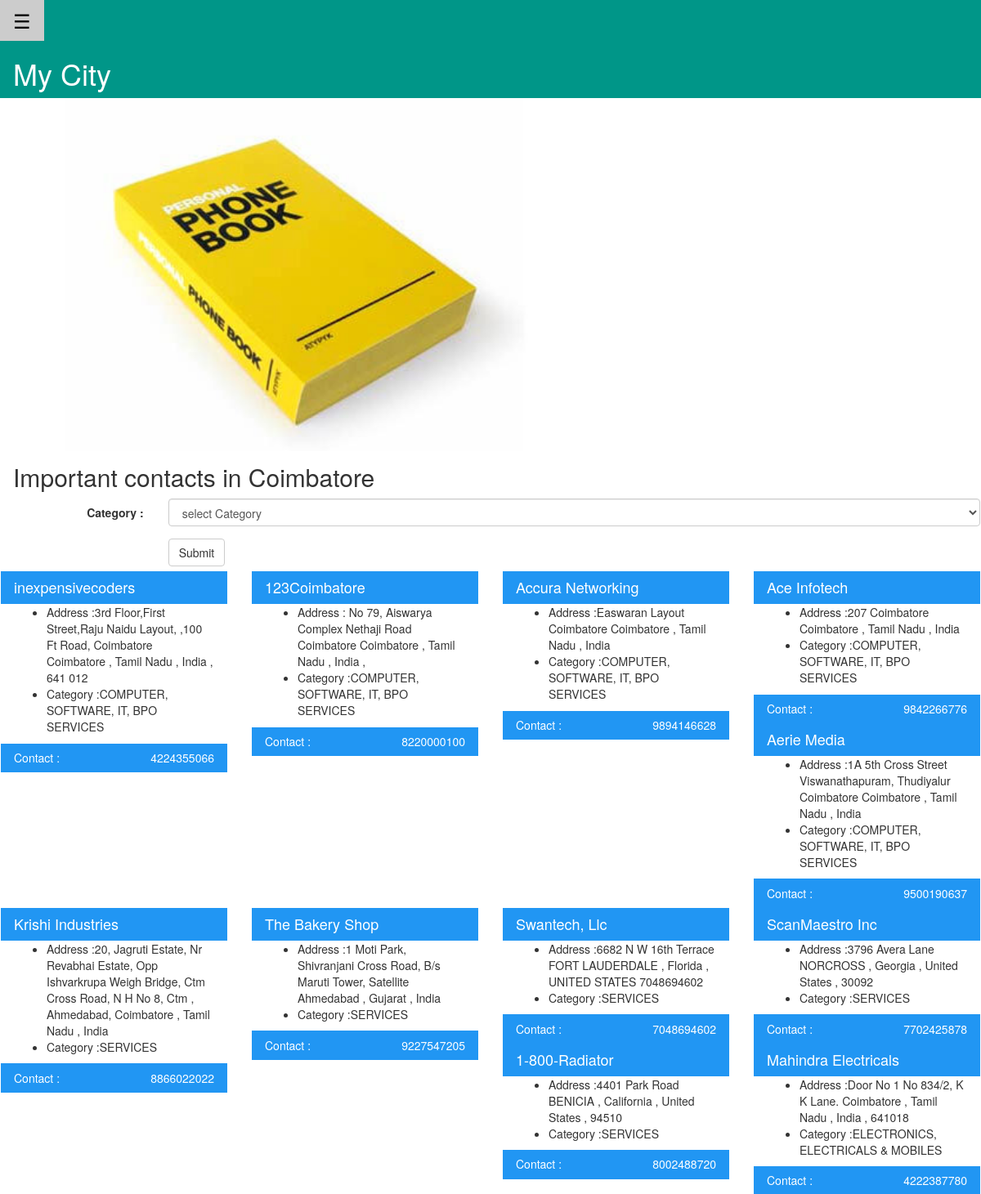
Screenshot of /phone_book.php (upper part) with the database file from the repository.
### tables this page shows
CREATE TABLE `phone_book` (
  `PB_id` int(4) NOT NULL,
  `Title` varchar(20) NOT NULL,
  `Address` varchar(650) NOT NULL,
  `Phone` bigint(10) NOT NULL,
  `Category` varchar(100) NOT NULL,
  `cat_type` int(1) NOT NULL
);

### phone_book.php (the view, shortened to what this page needs)
<?php
include 'config/database-config.php' ;
?>
<?php
$s ="";
	if($s == ""){
		$sql='SELECT * FROM phone_book';
		$query = $dbh->prepare($sql);
	$query->execute();
	}else{
	$sql='SELECT * FROM phone_book WHERE Category = :s' ;
	$query = $dbh->prepare($sql);
	$query->execute(array(':s' => $s));
	}
?>
<!DOCTYPE html>
<html>
<link rel="stylesheet" href="css/w3.css">
<link rel="stylesheet" href="https://maxcdn.bootstrapcdn.com/bootstrap/3.3.7/css/bootstrap.min.css">
<link rel="stylesheet" href="https://cdnjs.cloudflare.com/ajax/libs/font-awesome/4.7.0/css/font-awesome.min.css">
<body>
<div zclass="w3-main" id="main">
<div class="w3-teal">
  <button class="w3-button w3-teal w3-xlarge" onclick="w3_open()">&#9776;</button>
  <div class="w3-container">
    <h1>My City</h1>
  </div>
</div>
<img src="images/phonebook.jpg" alt="Announcement" style="width:60%">
<div class="w3-container">
  <h2>Important contacts in Coimbatore</h2>
<div class="row">
<form class="form-horizontal" method="POST" action="phone_book.php">
  <div class="form-group">
      <label class="control-label col-sm-2" for="Events">Category :</label>
      <div class="col-sm-10">
    <select class="form-control" name ="Category">
    <option value="">select Category</option>
    </select>
    </div>
    </div>
    <div class="form-group">
      <div class="col-sm-offset-2 col-sm-10">
        <button type="text" class="btn btn-default" >Submit</button>
    </form>
</div><br><br>
  <div class="row">
  <div class="col-lg-12 full-width-media-text">
  <?php while($row = $query->fetch(PDO::FETCH_ASSOC)) : ?>
    <div class="col-lg-3 col-sm-3">
      <header class="w3-container w3-blue">
        <h4><span><?php echo $row['Title'] ?></span></h4>
      </header>
      <div class="w3-container">
      <ul>
        <li><span class = "Title">Address :</span><span><?php echo $row['Address'] ?></span></li>
        <li><span class = "Title">Category :</span><span><?php echo $row['Category'] ?></span></li>
        </ul>
      </div>
      <footer class="w3-container w3-blue">
        <h5><span>Contact :</span><span class="pull-right"><?php echo $row['Phone'] ?></span></h5>
     </footer>
    </div>
  <?php endwhile; ?>
  </div>
</div>
</div>
</div>
</body>
</html>

### css/w3.css (style rules this page uses)
html { box-sizing:border-box }
*,*:before,*:after { box-sizing:inherit }
html { -ms-text-size-adjust:100%;-webkit-text-size-adjust:100% }
body { margin:0 }
article,aside,details,figcaption,figure,footer,header,main,menu,nav,section,summary { display:block }
img { border-style:none }
button,input,select,textarea { font:inherit;margin:0 }
button,input { overflow:visible }
button,select { text-transform:none }
button,html [type=button],[type=reset],[type=submit] { -webkit-appearance:button }
html,body { font-family:Verdana,sans-serif;font-size:15px;line-height:1.5 }
html { overflow-x:hidden }
h1 { font-size:36px }
h2 { font-size:30px }
h4 { font-size:20px }
h5 { font-size:18px }
h1,h2,h3,h4,h5,h6 { font-family:"Segoe UI",Arial,sans-serif;font-weight:400;margin:10px 0 }
img { margin-bottom:-5px }
.w3-btn,.w3-button { border:none;display:inline-block;outline:0;padding:8px 16px;vertical-align:middle;overflow:hidden;text-decoration:none;color:inherit;background-color:inherit;text-align:center;cursor:pointer;white-space:nowrap }
.w3-btn,.w3-button { -webkit-touch-callout:none;-webkit-user-select:none;-khtml-user-select:none;-moz-user-select:none;-ms-user-select:none;user-select:none }
.w3-main,#main { transition:margin-left .4s }
.w3-container:after,.w3-container:before,.w3-panel:after,.w3-panel:before,.w3-row:after,.w3-row:before,.w3-row-padding:after,.w3-row-padding:before, .w3-cell-row:before,.w3-cell-row:after,.w3-clear:after,.w3-clear:before,.w3-bar:before,.w3-bar:after { content:"";display:table;clear:both }
.w3-container,.w3-panel { padding:0.01em 16px }
.w3-xlarge { font-size:24px!important }
.w3-blue,.w3-hover-blue:hover { color:#fff!important;background-color:#2196F3!important }
.w3-teal,.w3-hover-teal:hover { color:#fff!important;background-color:#009688!important }

### rows the page displays
phone_book: Title "inexpensivecoders", Address "3rd Floor,First Street,Raju Naidu Layout, ,100 Ft Road, Coimbatore Coimbatore , Tamil Nadu , India , 641 012", Category "COMPUTER, SOFTWARE, IT, BPO SERVICES", Phone "4224355066"
phone_book: Title "123Coimbatore", Address "No 79, Aiswarya Complex Nethaji Road Coimbatore Coimbatore , Tamil Nadu , India ,", Category "COMPUTER, SOFTWARE, IT, BPO SERVICES", Phone "8220000100"
phone_book: Title "Accura Networking", Address "Easwaran Layout Coimbatore Coimbatore , Tamil Nadu , India", Category "COMPUTER, SOFTWARE, IT, BPO SERVICES", Phone "9894146628"
phone_book: Title "Ace Infotech", Address "207 Coimbatore Coimbatore , Tamil Nadu , India", Category "COMPUTER, SOFTWARE, IT, BPO SERVICES", Phone "9842266776"
phone_book: Title "Aerie Media", Address "1A 5th Cross Street Viswanathapuram, Thudiyalur Coimbatore Coimbatore , Tamil Nadu , India", Category "COMPUTER, SOFTWARE, IT, BPO SERVICES", Phone "9500190637"
phone_book: Title "Krishi Industries", Address "20, Jagruti Estate, Nr Revabhai Estate, Opp Ishvarkrupa Weigh Bridge, Ctm Cross Road, N H No 8, Ctm , Ahmedabad, Coimbatore , Tamil Nadu , India", Category "SERVICES", Phone "8866022022"
phone_book: Title "The Bakery Shop", Address "1 Moti Park, Shivranjani Cross Road, B/s Maruti Tower, Satellite Ahmedabad , Gujarat , India", Category "SERVICES", Phone "9227547205"
phone_book: Title "Swantech, Llc", Address "6682 N W 16th Terrace FORT LAUDERDALE , Florida , UNITED STATES 7048694602", Category "SERVICES", Phone "7048694602"
phone_book: Title "ScanMaestro Inc", Address "3796 Avera Lane NORCROSS , Georgia , United States , 30092", Category "SERVICES", Phone "7702425878"
phone_book: Title "1-800-Radiator", Address "4401 Park Road BENICIA , California , United States , 94510", Category "SERVICES", Phone "8002488720"
phone_book: Title "Mahindra Electricals", Address "Door No 1 No 834/2, K K Lane. Coimbatore , Tamil Nadu , India , 641018", Category "ELECTRONICS, ELECTRICALS & MOBILES", Phone "4222387780"
